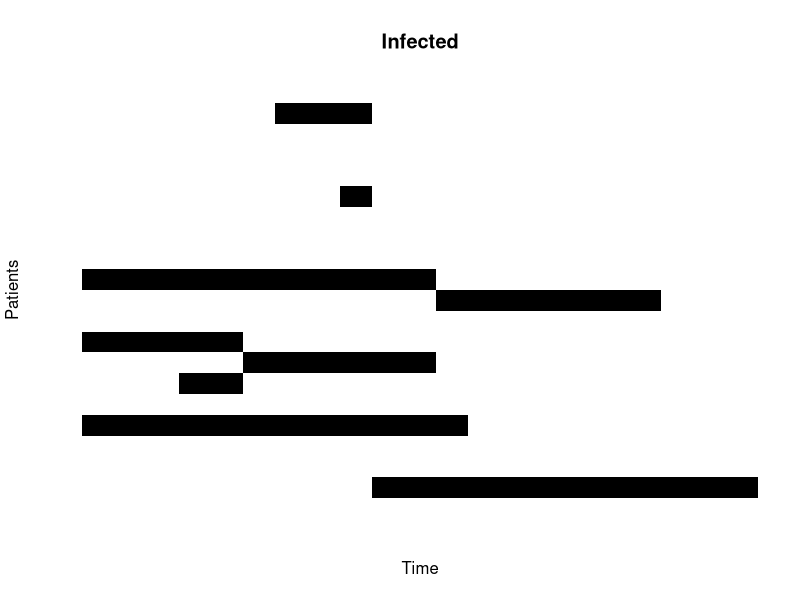

Write R code to recreate this figure.
## ---- chunk 1
set.seed(3576)
# Number of patients
n <- 20
p_disease <- .3 
## ---- chunk 2
#| label: simulation
n_times <- 21
infected <- matrix(0L, nrow = n, ncol = n_times)
infected[, 1] <- as.integer(runif(n) < p_disease)

R0         <- 1.1
t_rate_pop <- 0.2
r_rate     <- 1/7
c_rate_pop <- R0 * r_rate / t_rate_pop

# Testing surveillance
false_positive <- 0.05
false_negative <- 0.05
test_results <- matrix(NA_integer_, nrow = n, ncol = n_times)
prop_tested <- 0.5

sim_fun <- function(
  c_rate, t_rate, 
  false_positive, false_negative,
  prop_tested,
  verbose = FALSE
  ) {

  infected[, 2:n_times] <- 0L

  for (i in 2:n_times) {
  
    # Which are infected
    is_infected <- which(infected[, i - 1] == 1)
    is_not_infected <- which(infected[, i - 1] == 0) |>
      # Remove those who were infected before
      # (i.e. those who are infected in the previous times)
      setdiff(which(rowSums(infected[,1:i]) > 0))
  
    # Checking recovery of infected
    recovers <- runif(length(is_infected)) < r_rate
    infected[is_infected[which(recovers)], i] <- 0
    infected[is_infected[which(!recovers)], i] <- 1
  
    # Who will become infected
    n_no_infected <- length(is_not_infected)
    n_contacts <- rbinom(
      n_no_infected, size = length(is_infected),
      prob = c_rate/n
      )
  
    # Probability of becoming infected
    new_infected <- which(runif(n_no_infected) < (1 - (1 - t_rate)^n_contacts))
    infected[is_not_infected[new_infected], i] <- 1

    # Checking testing
    n_tested <- rbinom(1, size = n, prob = prop_tested)
    tested <- sample(1:n, size = n_tested)
    test_results[tested, i] <- as.integer(
      runif(n_tested) < (1 - false_positive) * infected[tested, i] +
      (1 - false_negative) * (1 - infected[tested, i])
    )
  
    if (verbose && interactive()) {
      message(sprintf(
          "Time: % 4i | Infected: % 4i | Recovered: % 4i | New infected: % 4i",
          i, sum(infected[, i]), length(recovers), length(new_infected)
      ))
    }
  

  }

  list(
    infected = infected,
    test_results = test_results
  )
}

set.seed(3312)
dat <- sim_fun(
  c_rate = c_rate_pop,
  t_rate = t_rate_pop,
  false_positive = false_positive,
  false_negative = false_negative,
  prop_tested = prop_tested
)

# Checking values
(true_positives <- mean(dat$test_results[dat$infected == 1], na.rm = TRUE))
(true_negatives <- mean(dat$test_results[dat$infected == 0], na.rm = TRUE))
## ---- chunk 3
#| label: data-plot
image(
  t(dat$infected), xlab = "Time", ylab = "Patients", axes = FALSE,
  main = "Infected", col = c("white", "black")
)
## ---- chunk 4
#| label: likelihood
#' @param theta Parameters of the model
#' @param dat Data to be used (test results)
map_params <- function(theta) {
  # Transforming the parameters
  crate <- exp(theta[1])
  t_rate <- plogis(theta[2])
  false_positive <- plogis(theta[3])
  false_negative <- plogis(theta[4])
  
  c(crate, t_rate, false_positive, false_negative)
}

loglik <- function(theta, dat) {

  # Theta is taken in the real line, so we transform it
  # back to the original scale

  # Parameters
  theta <- map_params(theta)
  crate <- theta[1]
  t_rate <- theta[2]
  false_positive <- theta[3]
  false_negative <- theta[4]

  # Simulating the data 100 times (to get the best)
  # In the original paper, they use a Gibbs sampler to update
  # the histories
  dat_sim <- parallel::mclapply(1:100, \(i) {
    sim_fun(
      c_rate = crate,
      t_rate = t_rate,
      false_positive = false_positive,
      false_negative = false_negative,
      prop_tested = prop_tested
    )$infected
  }, mc.cores = 10
  )

  # Who was tested in the original data
  tested <- which(!is.na(dat), arr.ind = TRUE)
  test_result <- dat[tested]

  # Computing the likelihood
  ans <- sapply(dat_sim, \(d) {
    # Getting the test results
    latent_state <- d[tested]
    
    dbinom(
      test_result, 
      size = 1, 
      prob = (1 - false_positive) * latent_state +
        (1 - false_negative) * (1 - latent_state),
      log = TRUE
    ) |> sum()
  }) 
  
  # Stay with the history that gives the maximum likelihood
  ans <- max(ans)

  # Prior about test results
  ans +
  sum(dbeta(
    c(false_positive, false_negative),
    shape1 = 2,
    shape2 = 18,
    log = TRUE
  )) +
#   dnorm((crate - c_rate_pop), log = TRUE) +
  dbeta(t_rate, shape1 = 4, shape2 = 18, log = TRUE) 

}
## ---- chunk 5
set.seed(3312)
ans <- optim(
  par = rep(0, 4), fn = loglik, dat = dat$test_results,
  method = "L-BFGS-B",
  lower = -10, upper = 10, 
  control = list(fnscale=-1, factr = 200)
  )

ans
## ---- chunk 6
#| label: results
cbind(
  Estimated = map_params(ans$par),
  True = c(
    crate = c_rate_pop,
    t_rate = t_rate_pop,
    false_positive = false_positive,
    false_negative = false_negative
  )
) |> knitr::kable(digits = 4)
